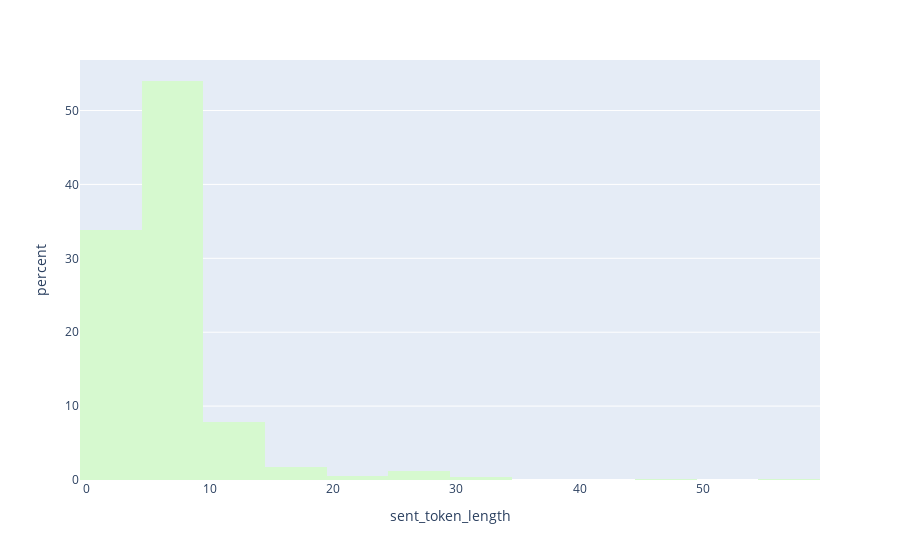

Notebook cell for this chart:
### Code cell
fig = px.histogram(df, x="sent_token_length", nbins=20, color_discrete_sequence=px.colors.cmocean.algae, barmode='group', histnorm="percent")
fig.show()

### Figure 1 — Plotly figure (JSON) as saved in the notebook; plotly's stock layout.template omitted (floating-point values rounded to 4 significant figures; data arrays with more than 128 entries replaced by an {"elided": "..."} marker saying what was removed)
{"data": [{"alignmentgroup": "True", "bingroup": "x", "histnorm": "percent", "hovertemplate": "sent_token_length=%{x}<br>percent=%{y}<extra></extra>", "legendgroup": "", "marker": {"color": "rgb(214, 249, 207)", "pattern": {"shape": ""}}, "name": "", "nbinsx": 20, "offsetgroup": "", "orientation": "v", "showlegend": false, "type": "histogram", "x": {"elided": "676 int values"}, "xaxis": "x", "yaxis": "y"}], "layout": {"barmode": "group", "legend": {"tracegroupgap": 0}, "margin": {"t": 60}, "xaxis": {"anchor": "y", "domain": [0, 1], "title": {"text": "sent_token_length"}}, "yaxis": {"anchor": "x", "domain": [0, 1], "title": {"text": "percent"}}}}
